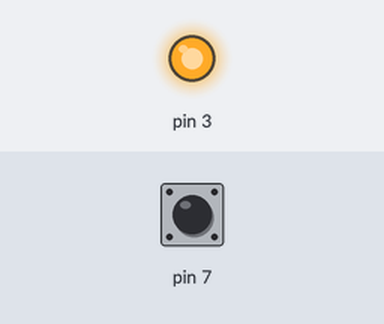
A sketch run on a simulated Arduino Uno, built with avr-gcc and run on an emulated ATmega328P. Parts: output pins drawn as LEDs (lit = HIGH). Inputs (shaded band) come from the test bench; at power-on: pin 7 HIGH. What the sketch prints to the serial monitor is not drawn.

Above: at 1.2 s.
1.3 s: pin 7 driven LOW
3.2 s: pin 7 driven HIGH
6.2 s: pin 7 pulsed LOW 2 times (0.12 s each, 0.3 s apart)
9.8 s: pin 7 pulsed LOW 5 times (0.12 s each, 0.3 s apart)
Timing chart, 0 to 12.8 s (numbered marks = the images above; inputs shaded):
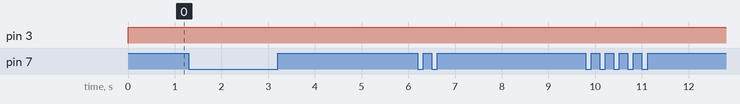

The sketch:

whiser_sensors.ino
```cpp
int whisker1=0; // Initial whisker mode off 0=off 1= o
void setup() {
  // put your setup code here, to run once:
pinMode(7,INPUT);
pinMode(3,OUTPUT);
Serial.begin (9600);
}

void loop() {
  // put your main code here, to run repeatedly:
whisker1=digitalRead(7);
if(whisker1==LOW)
{digitalWrite(3, HIGH);
Serial.println ("High");}
 else
{digitalWrite (3,HIGH);
Serial.println ("Low");} //not needed but just incase
}
```
